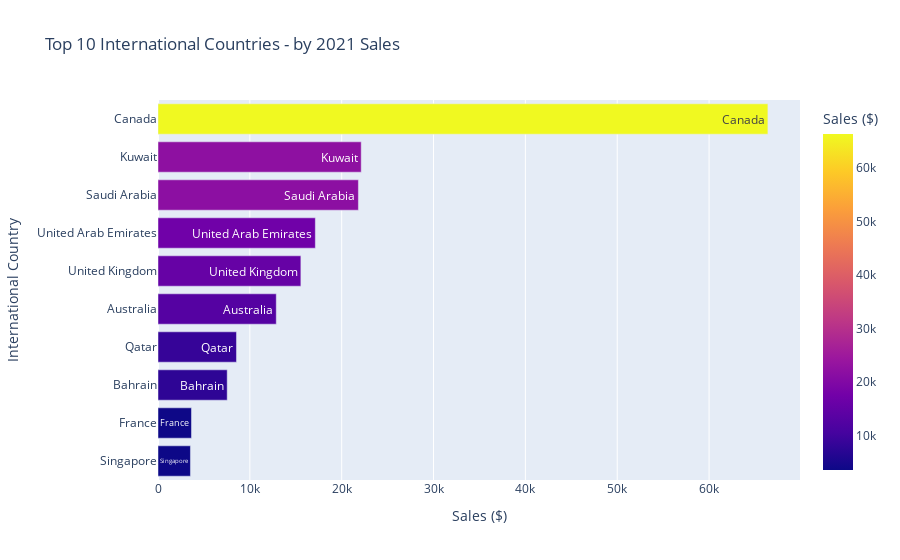

The cell this chart's notebook holds for it:
### Code cell
fig = px.bar(df_top_10_country_no_us, y='country',
             x='sum',
             color="sum",
             orientation='h',
             text='country',
             labels={"sum": "Sales ($)","country":'International Country'}, 
             title="Top 10 International Countries - by 2021 Sales")
fig.update_traces(textposition='inside')
fig.show()

### Figure 1 — Plotly figure (JSON) as saved in the notebook; plotly's stock layout.template omitted (floating-point values rounded to 4 significant figures)
{"data": [{"alignmentgroup": "True", "hovertemplate": "Sales ($)=%{marker.color}<br>International Country=%{text}<extra></extra>", "legendgroup": "", "marker": {"color": [3532, 3644, 7535, 8545, 12877, 15555, 17132, 21819, 22126, 66405], "coloraxis": "coloraxis", "pattern": {"shape": ""}}, "name": "", "offsetgroup": "", "orientation": "h", "showlegend": false, "text": ["Singapore", "France", "Bahrain", "Qatar", "Australia", "United Kingdom", "United Arab Emirates", "Saudi Arabia", "Kuwait", "Canada"], "textposition": "inside", "type": "bar", "x": [3532, 3644, 7535, 8545, 12877, 15555, 17132, 21819, 22126, 66405], "xaxis": "x", "y": ["Singapore", "France", "Bahrain", "Qatar", "Australia", "United Kingdom", "United Arab Emirates", "Saudi Arabia", "Kuwait", "Canada"], "yaxis": "y"}], "layout": {"barmode": "relative", "coloraxis": {"colorbar": {"title": {"text": "Sales ($)"}}, "colorscale": [[0, "#0d0887"], [0.1111, "#46039f"], [0.2222, "#7201a8"], [0.3333, "#9c179e"], [0.4444, "#bd3786"], [0.5556, "#d8576b"], [0.6667, "#ed7953"], [0.7778, "#fb9f3a"], [0.8889, "#fdca26"], [1, "#f0f921"]]}, "legend": {"tracegroupgap": 0}, "title": {"text": "Top 10 International Countries - by 2021 Sales"}, "xaxis": {"anchor": "y", "domain": [0, 1], "title": {"text": "Sales ($)"}}, "yaxis": {"anchor": "x", "domain": [0, 1], "title": {"text": "International Country"}}}}
